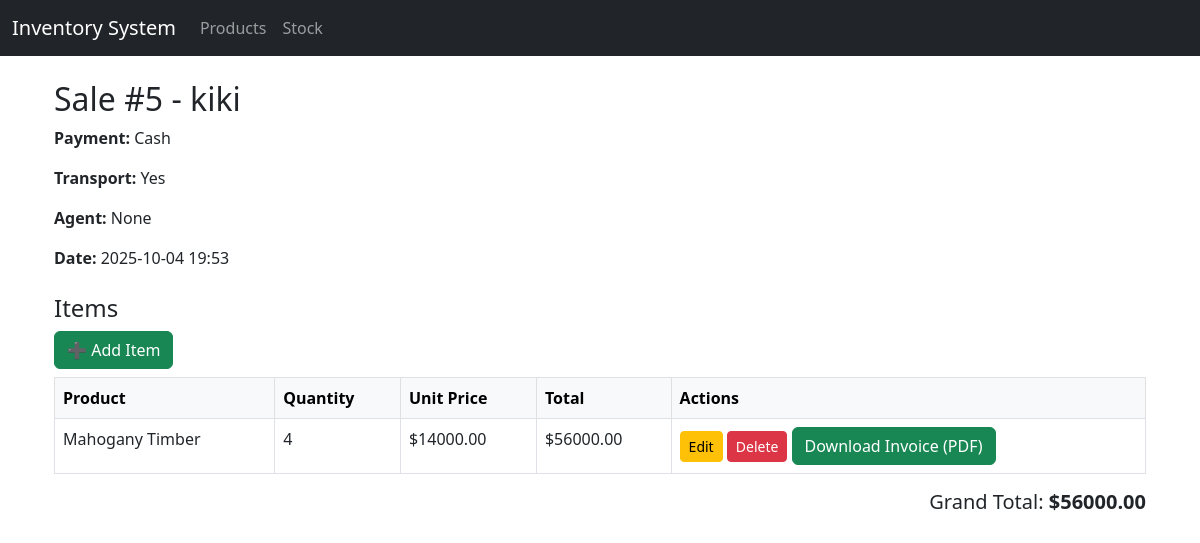
Screenshot of /sales/sale/5/ with the database file from the repository.
### sales/models.py (models this page shows, shortened)
class Sale(models.Model):
    PAYMENT_TYPES = [
        ('cash', 'Cash'),
        ('credit', 'Credit'),
        ('mobile', 'Mobile Money'),
    ]
    customer_name = models.CharField(max_length=255)
    payment_type = models.CharField(max_length=20, choices=PAYMENT_TYPES)
    transport_required = models.BooleanField(default=False)
    sales_agent = models.ForeignKey(
        settings.AUTH_USER_MODEL, on_delete=models.SET_NULL, null=True, blank=True
    )
    created_at = models.DateTimeField(auto_now_add=True)
    def total_amount(self):
        return sum(item.total_price() for item in self.items.all())

class SaleItem(models.Model):
    sale = models.ForeignKey(Sale, on_delete=models.CASCADE, related_name="items")
    product = models.ForeignKey(Product, on_delete=models.CASCADE)
    quantity = models.PositiveIntegerField()
    unit_price = models.DecimalField(max_digits=10, decimal_places=2)
    def total_price(self):
        return self.quantity * self.unit_price

### inventory/models.py (models this page shows, shortened)
class Product(models.Model):
    PRODUCT_TYPES = [
        ('wood', 'Wood'),
        ('furniture', 'Furniture'),
    ]
    name = models.CharField(max_length=255)
    type = models.CharField(max_length=50, choices=PRODUCT_TYPES)
    description = models.TextField(blank=True, null=True)
    created_at = models.DateTimeField(auto_now_add=True)

### sales/views.py (the view)
# urls.py: path("sale/<int:pk>/", views.SaleDetailView.as_view(), name="sale_detail"),
class SaleDetailView(DetailView):
    model = Sale
    template_name = "sale_detail.html"
    context_object_name = "sale"

### sales/templates/sale_detail.html
{% extends "base.html" %}
{% block content %}
<div class="container mt-4">
    <h2>Sale #{{ sale.id }} - {{ sale.customer_name }}</h2>
    <p><strong>Payment:</strong> {{ sale.get_payment_type_display }}</p>
    <p><strong>Transport:</strong> {{ sale.transport_required|yesno:"Yes,No" }}</p>
    <p><strong>Agent:</strong> {{ sale.sales_agent }}</p>
    <p><strong>Date:</strong> {{ sale.created_at|date:"Y-m-d H:i" }}</p>
    <h4 class="mt-4">Items</h4>
    <a href="{% url 'sales:add_item' sale.id %}" class="btn btn-success mb-2">➕ Add Item</a>
    {% if sale.items.all %}
        <table class="table table-hover table-bordered">
            <thead class="table-light">
                <tr>
                    <th>Product</th>
                    <th>Quantity</th>
                    <th>Unit Price</th>
                    <th>Total</th>
                    <th>Actions</th>
                </tr>
            </thead>
            <tbody>
                {% for item in sale.items.all %}
                <tr>
                    <td>{{ item.product.name }}</td>
                    <td>{{ item.quantity }}</td>
                    <td>${{ item.unit_price }}</td>
                    <td>${{ item.total_price}}</td>
                    <td>
                        <a href="{% url 'sales:item_edit' item.id %}" class="btn btn-sm btn-warning">Edit</a>
                        <a href="{% url 'sales:item_delete' item.id %}" class="btn btn-sm btn-danger">Delete</a>
                        <a href="{% url 'sales:sale_invoice' sale.id %}" class="btn btn-success" target="_blank">
    Download Invoice (PDF)
</a>
                    </td>
                </tr>
                {% endfor %}
            </tbody>
        </table>
        <h5 class="text-end">Grand Total: <strong>${{ sale.total_amount }}</strong></h5>
    {% else %}
        <p>No items added yet.</p>
    {% endif %}
</div>
{% endblock %}

### rows the page displays
Sale: id "5", customer_name "kiki", payment_type "Cash", transport_required "Yes", sales_agent "None", created_at "2025-10-04 19:53", total_amount "56000.00"
SaleItem: product.name "Mahogany Timber", quantity "4", unit_price "14000.00", total_price "56000.00"
